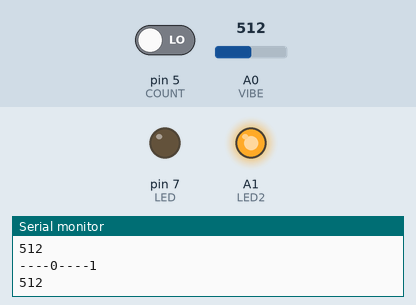
Recording of a sketch running on a simulated Arduino Uno, built with avr-gcc and run on an emulated ATmega328P. Shown: output pins drawn as LEDs (lit = HIGH), the last lines printed to the serial monitor. The test bench sets the inputs (shaded band); at power-on: A0 (VIBE) = 512, pin 5 (COUNT) LOW. Pins used as bus, display or sensor lines are not drawn.

Above: at 1.2 s.
1.3 s: A0 (VIBE) set to 684
2.8 s: A0 (VIBE) set to 714
At 6.8 s:
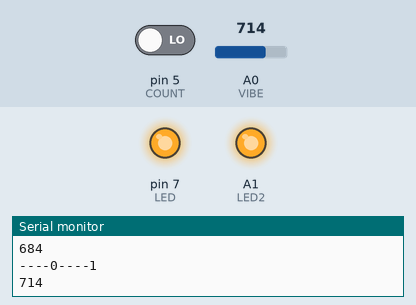
Timing chart, 0 to 11.8 s (numbered marks = the images above; inputs shaded):
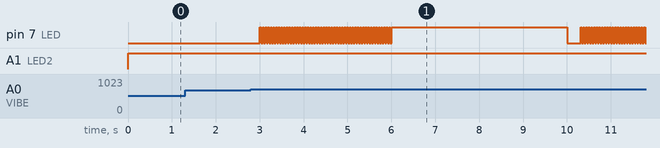

The sketch:

Smart_Fishing_Rod_V2.ino
```cpp
#define VIBE A0
#define COUNT 5
#define LED 7
#define BUZZER 3
#define LED2 A1

void setup() {
  // put your setup code here, to run once:
  Serial.begin(9600);
  Serial.println("------------SFR------------");
  pinMode(VIBE, INPUT);
  pinMode(COUNT, INPUT);
  pinMode(LED, OUTPUT);
  pinMode(LED2, OUTPUT);
  pinMode(BUZZER, OUTPUT);
  digitalWrite(LED, LOW);
}

int led_2 = 1;

void loop() {
  // put your main code here, to run repeatedly:
  int up = digitalRead(COUNT);


  if(up == HIGH)
  {
    led_2 = 1 - led_2;
  }
  Serial.print("----");
  Serial.print(up);
  Serial.print("----");
  Serial.println(led_2);
  if(led_2 == 1)
  {
    digitalWrite(LED2, HIGH);
  }
  else
  {
    digitalWrite(LED2, LOW);
  }
  int bite = analogRead(VIBE);
  Serial.println(bite);
  if(bite > 700)
  {
    for(int i = 0; i < 50; i++)
    {
      digitalWrite(LED, HIGH);
      delay(30);
      digitalWrite(LED, LOW);
      delay(30);
    }
    digitalWrite(LED, HIGH);
    for(int i = 0; i < 40; i++)
    {
      digitalWrite(BUZZER, HIGH);
      delay(50);
      digitalWrite(BUZZER, LOW);
      delay(50);
    }

  }
  digitalWrite(LED, LOW);
  noTone(BUZZER);
  delay(300);
}
```

Measured:
- the behaviour switches between 700 and 701 on A0 (VIBE) (found by bisection; images 0 and 1)
- after the input at 2.8 s, pin 7 (LED): goes 50 × (HIGH 0.03 s, LOW 0.03 s), HIGH 4.0 s, LOW 0.30 s, 24 × (HIGH 0.03 s, LOW 0.03 s), HIGH 0.03 s, then LOW, starting after 0.21 s
